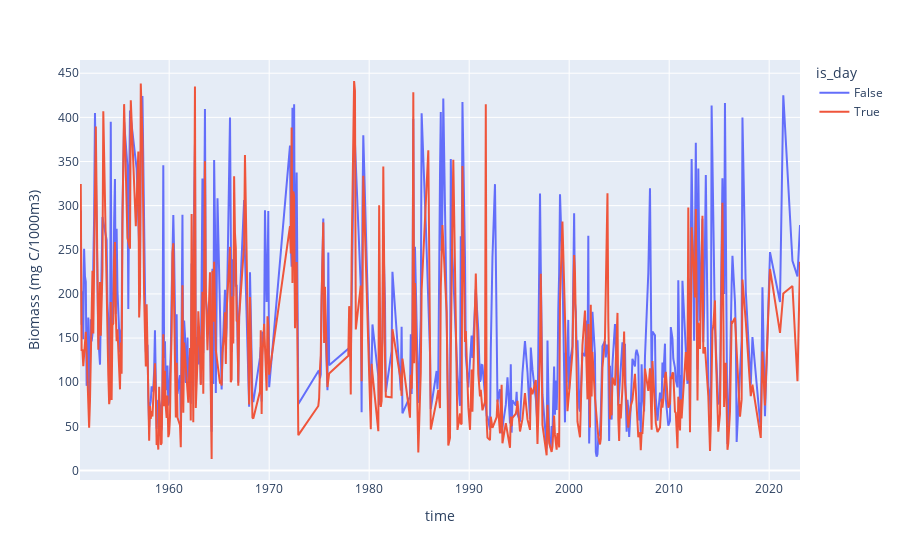

The notebook cell this image was saved under:
### Code cell
px.line(
    test.reset_index(),
    x="time",
    y="zooplankton",
    color="is_day",
).update_yaxes(title="Biomass (mg C/1000m3)")

### Figure 1 — Plotly figure (JSON) as saved in the notebook; plotly's stock layout.template omitted (floating-point values rounded to 4 significant figures; data arrays with more than 128 entries replaced by an {"elided": "..."} marker saying what was removed)
{"data": [{"hovertemplate": "is_day=False<br>time=%{x}<br>zooplankton=%{y}<extra></extra>", "legendgroup": "False", "line": {"color": "#636efa", "dash": "solid"}, "marker": {"symbol": "circle"}, "mode": "lines", "name": "False", "orientation": "v", "showlegend": true, "type": "scatter", "x": {"elided": "458 str values"}, "xaxis": "x", "y": {"elided": "458 float values"}, "yaxis": "y"}, {"hovertemplate": "is_day=True<br>time=%{x}<br>zooplankton=%{y}<extra></extra>", "legendgroup": "True", "line": {"color": "#EF553B", "dash": "solid"}, "marker": {"symbol": "circle"}, "mode": "lines", "name": "True", "orientation": "v", "showlegend": true, "type": "scatter", "x": {"elided": "436 str values"}, "xaxis": "x", "y": {"elided": "436 float values"}, "yaxis": "y"}], "layout": {"legend": {"title": {"text": "is_day"}, "tracegroupgap": 0}, "margin": {"t": 60}, "xaxis": {"anchor": "y", "domain": [0, 1], "title": {"text": "time"}}, "yaxis": {"anchor": "x", "domain": [0, 1], "title": {"text": "Biomass (mg C/1000m3)"}}}}
